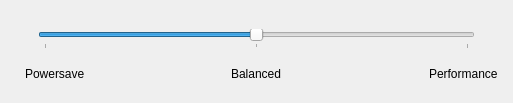
<?xml version="1.0" encoding="UTF-8"?>
<ui version="4.0">
 <class>MainWindow</class>
 <widget class="QMainWindow" name="MainWindow">
  <property name="geometry">
   <rect>
    <x>0</x>
    <y>0</y>
    <width>513</width>
    <height>103</height>
   </rect>
  </property>
  <property name="windowTitle">
   <string>Power Modes</string>
  </property>
  <widget class="QWidget" name="centralwidget">
   <layout class="QGridLayout" name="gridLayout">
    <item row="4" column="3">
     <spacer name="verticalSpacer_2">
      <property name="orientation">
       <enum>Qt::Vertical</enum>
      </property>
      <property name="sizeType">
       <enum>QSizePolicy::MinimumExpanding</enum>
      </property>
      <property name="sizeHint" stdset="0">
       <size>
        <width>20</width>
        <height>10</height>
       </size>
      </property>
     </spacer>
    </item>
    <item row="3" column="3">
     <widget class="QLabel" name="label_2">
      <property name="toolTip">
       <string/>
      </property>
      <property name="text">
       <string>Balanced</string>
      </property>
     </widget>
    </item>
    <item row="2" column="0" colspan="7">
     <widget class="QWidget" name="widget" native="true">
      <layout class="QHBoxLayout" name="horizontalLayout">
       <item>
        <spacer name="horizontalSpacer_3">
         <property name="orientation">
          <enum>Qt::Horizontal</enum>
         </property>
         <property name="sizeType">
          <enum>QSizePolicy::Fixed</enum>
         </property>
         <property name="sizeHint" stdset="0">
          <size>
           <width>20</width>
           <height>20</height>
          </size>
         </property>
        </spacer>
       </item>
       <item>
        <widget class="QSlider" name="horizontalSlider">
         <property name="sizePolicy">
          <sizepolicy hsizetype="Expanding" vsizetype="Fixed">
           <horstretch>0</horstretch>
           <verstretch>0</verstretch>
          </sizepolicy>
         </property>
         <property name="minimumSize">
          <size>
           <width>0</width>
           <height>0</height>
          </size>
         </property>
         <property name="minimum">
          <number>1</number>
         </property>
         <property name="maximum">
          <number>3</number>
         </property>
         <property name="pageStep">
          <number>1</number>
         </property>
         <property name="sliderPosition">
          <number>2</number>
         </property>
         <property name="orientation">
          <enum>Qt::Horizontal</enum>
         </property>
         <property name="tickPosition">
          <enum>QSlider::TicksBelow</enum>
         </property>
         <property name="tickInterval">
          <number>1</number>
         </property>
        </widget>
       </item>
       <item>
        <spacer name="horizontalSpacer_4">
         <property name="orientation">
          <enum>Qt::Horizontal</enum>
         </property>
         <property name="sizeType">
          <enum>QSizePolicy::Fixed</enum>
         </property>
         <property name="sizeHint" stdset="0">
          <size>
           <width>20</width>
           <height>20</height>
          </size>
         </property>
        </spacer>
       </item>
      </layout>
     </widget>
    </item>
    <item row="3" column="0">
     <spacer name="horizontalSpacer_5">
      <property name="orientation">
       <enum>Qt::Horizontal</enum>
      </property>
      <property name="sizeType">
       <enum>QSizePolicy::Fixed</enum>
      </property>
      <property name="sizeHint" stdset="0">
       <size>
        <width>10</width>
        <height>20</height>
       </size>
      </property>
     </spacer>
    </item>
    <item row="3" column="2">
     <spacer name="horizontalSpacer">
      <property name="orientation">
       <enum>Qt::Horizontal</enum>
      </property>
      <property name="sizeHint" stdset="0">
       <size>
        <width>193</width>
        <height>20</height>
       </size>
      </property>
     </spacer>
    </item>
    <item row="3" column="5">
     <widget class="QLabel" name="label_5">
      <property name="toolTip">
       <string/>
      </property>
      <property name="text">
       <string>Performance</string>
      </property>
     </widget>
    </item>
    <item row="3" column="1">
     <widget class="QLabel" name="label">
      <property name="toolTip">
       <string/>
      </property>
      <property name="text">
       <string>Powersave</string>
      </property>
     </widget>
    </item>
    <item row="3" column="4">
     <spacer name="horizontalSpacer_2">
      <property name="orientation">
       <enum>Qt::Horizontal</enum>
      </property>
      <property name="sizeHint" stdset="0">
       <size>
        <width>193</width>
        <height>20</height>
       </size>
      </property>
     </spacer>
    </item>
    <item row="0" column="3">
     <spacer name="verticalSpacer">
      <property name="orientation">
       <enum>Qt::Vertical</enum>
      </property>
      <property name="sizeHint" stdset="0">
       <size>
        <width>17</width>
        <height>165</height>
       </size>
      </property>
     </spacer>
    </item>
   </layout>
  </widget>
 </widget>
 <resources/>
 <connections/>
</ui>
